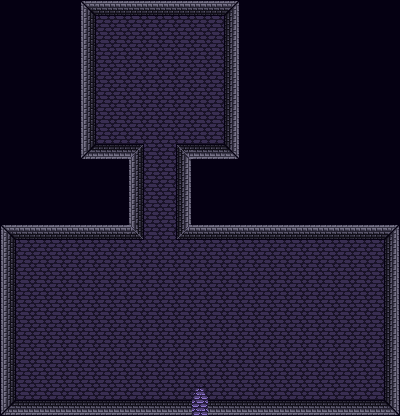

A 2D game scene composited from a Tiled map and its tileset images. What follows is a short description and the map's XML, with every tile layer's data as written:
An orthogonal 25x26 tile map with 16x16 px tiles, 1 tile layer (Tile Layer 1) and 19 objects (13x Wall, 4x Enemy Spawn, Door, Spawn).

<map version="1.2" tiledversion="1.3.1" orientation="orthogonal" renderorder="right-down" compressionlevel="0" width="25" height="26" tilewidth="16" tileheight="16" infinite="0" nextlayerid="3" nextobjectid="22">
 <tileset firstgid="1" name="Dungeon(Basement)" tilewidth="16" tileheight="16" tilecount="102" columns="6">
  <image source="DungeonStarter.png" width="96" height="272" />
 </tileset>
 <layer id="1" name="Tile Layer 1" width="25" height="26">
  <data encoding="csv">
34,34,34,34,34,1,2,2,2,2,2,2,2,2,3,34,34,34,34,34,34,34,34,34,34,
34,34,34,34,34,7,8,8,8,8,8,8,8,8,9,34,34,34,34,34,34,34,34,34,34,
34,34,34,34,34,7,8,8,8,8,8,8,8,8,9,34,34,34,34,34,34,34,34,34,34,
34,34,34,34,34,7,8,8,8,8,8,8,8,8,9,34,34,34,34,34,34,34,34,34,34,
34,34,34,34,34,7,8,8,8,8,8,8,8,8,9,34,34,34,34,34,34,34,34,34,34,
34,34,34,34,34,7,8,8,8,8,8,8,8,8,9,34,34,34,34,34,34,34,34,34,34,
34,34,34,34,34,7,8,8,8,8,8,8,8,8,9,34,34,34,34,34,34,34,34,34,34,
34,34,34,34,34,7,8,8,8,8,8,8,8,8,9,34,34,34,34,34,34,34,34,34,34,
34,34,34,34,34,7,8,8,8,8,8,8,8,8,9,34,34,34,34,34,34,34,34,34,34,
34,34,34,34,34,13,14,14,10,8,8,11,14,14,15,34,34,34,34,34,34,34,34,34,34,
34,34,34,34,34,34,34,34,7,8,8,9,34,34,34,34,34,34,34,34,34,34,34,34,34,
34,34,34,34,34,34,34,34,7,8,8,9,34,34,34,34,34,34,34,34,34,34,34,34,34,
34,34,34,34,34,34,34,34,7,8,8,9,34,34,34,34,34,34,34,34,34,34,34,34,34,
34,34,34,34,34,34,34,34,7,8,8,9,34,34,34,34,34,34,34,34,34,34,34,34,34,
1,2,2,2,2,2,2,2,4,8,8,5,2,2,2,2,2,2,2,2,2,2,2,2,3,
7,8,8,8,8,8,8,8,8,8,8,8,8,8,8,8,8,8,8,8,8,8,8,8,9,
7,8,8,8,8,8,8,8,8,8,8,8,8,8,8,8,8,8,8,8,8,8,8,8,9,
7,8,8,8,8,8,8,8,8,8,8,8,8,8,8,8,8,8,8,8,8,8,8,8,9,
7,8,8,8,8,8,8,8,8,8,8,8,8,8,8,8,8,8,8,8,8,8,8,8,9,
7,8,8,8,8,8,8,8,8,8,8,8,8,8,8,8,8,8,8,8,8,8,8,8,9,
7,8,8,8,8,8,8,8,8,8,8,8,8,8,8,8,8,8,8,8,8,8,8,8,9,
7,8,8,8,8,8,8,8,8,8,8,8,8,8,8,8,8,8,8,8,8,8,8,8,9,
7,8,8,8,8,8,8,8,8,8,8,8,8,8,8,8,8,8,8,8,8,8,8,8,9,
7,8,8,8,8,8,8,8,8,8,8,8,8,8,8,8,8,8,8,8,8,8,8,8,9,
7,8,8,8,8,8,8,8,8,8,8,8,92,8,8,8,8,8,8,8,8,8,8,8,9,
13,14,14,14,14,14,14,14,14,14,14,14,98,14,14,14,14,14,14,14,14,14,14,14,15
</data>
 </layer>
 <objectgroup id="2" name="Walls/Door And Spawn">
  <object id="1" name="Wall" type="Wall" x="80" y="0" width="16" height="160" />
  <object id="2" name="Wall" type="Wall" x="96" y="0" width="144" height="16" />
  <object id="3" name="Wall" type="Wall" x="224" y="16" width="16" height="144" />
  <object id="4" name="Wall" type="Wall" x="176" y="144" width="48" height="16" />
  <object id="5" name="Wall" type="Wall" x="176" y="160" width="16" height="80" />
  <object id="6" name="Wall" type="Wall" x="192" y="224" width="208" height="16" />
  <object id="7" name="Wall" type="Wall" x="96" y="144" width="48" height="16" />
  <object id="8" name="Wall" type="Wall" x="128" y="160" width="16" height="80" />
  <object id="9" name="Wall" type="Wall" x="0" y="224" width="128" height="16" />
  <object id="10" name="Wall" type="Wall" x="0" y="240" width="16" height="176" />
  <object id="11" name="Wall" type="Wall" x="16" y="400" width="176" height="16" />
  <object id="12" name="Wall" type="Wall" x="208" y="400" width="192" height="16" />
  <object id="13" name="Wall" type="Wall" x="384" y="240" width="16" height="160" />
  <object id="14" name="Door" type="Door" x="192" y="400" width="16" height="16" />
  <object id="16" type="Spawn" x="153" y="41.5" width="12.5" height="13" />
  <object id="18" type="Enemy Spawn" x="336" y="320" width="11" height="11.5" />
  <object id="19" type="Enemy Spawn" x="75" y="343" width="11" height="11.5" />
  <object id="20" type="Enemy Spawn" x="129.217" y="245.357" width="11" height="11.5" />
  <object id="21" type="Enemy Spawn" x="176.141" y="245.602" width="11" height="11.5" />
 </objectgroup>
</map>